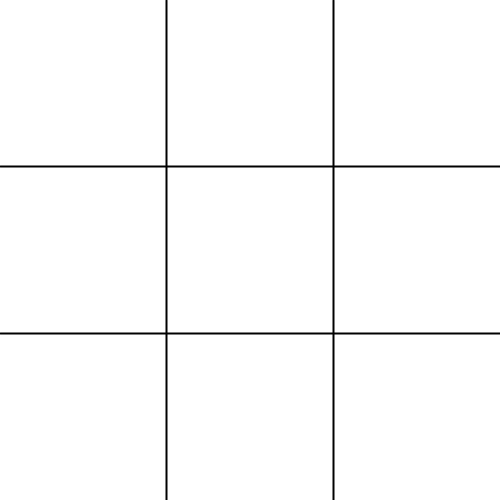
Frame 1 (no input)
Frame 60 (the mouse pressed at the canvas centre just before this capture): identical to frame 1, image omitted
Frame 120 (the mouse held since frame 60 and released just before this capture): identical to frame 1, image omitted

The Processing sketch that drew this single still picture (run headless with seeded random() and noise(); from frame 60 on, the mouse is pressed at the canvas centre):

// Processing sketch: tic_tac_toe
// ── tic_tac_toe.pde
import java.util.*;
PShape CIRCLE;
PShape CROSS;


void setup() {
  size(500, 500);
  background(255, 255, 255);
  ticTacToeBoard();

}

void draw() {
  gameLogic();
  keyPressed();
  System.out.println("Press a number from 0 to 8");  
}

// ── board.pde
public void gameLogic() {

}
  
void keyPressed() {
  PShape circle;
  circle = createShape(ELLIPSE, 70, 70, 150, 150);
  
     char[][] gameBoard = new char[3][3];
     for(int row = 0; row<3; row++)
       for(int col = 0; col<3; col++)
         gameBoard[row][col] = ' ';

  switch(key) {
    case '0':
       gameBoard[0][0] = 'O';
       shape(circle, 10, 10);
       System.out.println(gameBoard[0][0]);
       delay(50);
       break;
    case '1':
       gameBoard[0][1] = 'O';
       shape(circle, 160, 10);
       System.out.println(gameBoard[0][1]);
       delay(50);
       break;
    case '2':
       gameBoard[0][2] = 'O';
       shape(circle, 350, 10);
       System.out.println(gameBoard[0][2]);
       delay(50);
       break;
    case '3':
       gameBoard[1][0] = 'O';
       shape(circle, 100, 100);
       System.out.println(gameBoard[1][0]);
       delay(50);
       break;
    case '4':
       gameBoard[1][1] = 'O';
       shape(circle, 200, 200);
       System.out.println(gameBoard[1][1]);
       delay(50);
       break;
    case '5':
       gameBoard[1][2] = 'O';
       shape(circle, 100, 100);
       System.out.println(gameBoard[1][2]);
       delay(50);
       break;
    case '6':
       gameBoard[2][0] = 'O';
       shape(circle, 100, 100);
       System.out.println(gameBoard[2][0]);
       delay(50);
       break;
    case '7':
       gameBoard[2][1] = 'O';
       shape(circle, 100, 100);
       System.out.println(gameBoard[2][1]);
       delay(50);
       break;
    case '8':
       gameBoard[2][2] = 'O';
       shape(circle, 300, 300);
       System.out.println(gameBoard[2][2]);
       delay(50);
       break;
    default:             // catches numbers outside of 0-8
       println("Incorrect key pressed! Please select a key between 0-8"); 
       break;
  }
  }

// ── constants.pde
  public PShape circle;
  public int[][] gameBoard = new int[3][3];     
  public int moveTokenO = 0;
  public int moveTokenX = 1;
  public int computerMove;
  public boolean playerCurrentTurn;
  public int computerTurnXCoord = new Random().nextInt(gameBoard.length);
  public int computerTurnYCoord = new Random().nextInt(gameBoard.length);
  public int counter = 0; 
  public boolean hasGameEnded;

// ── shapes.pde
void ticTacToeBoard() {
  strokeWeight(2);
  line(width/3, 0, width/3, height); // first vertical line
  line(0, height/3, width, height/3); // first horizontal line
  line(width * 2/3, 0, height * 2/3, width); // second vertical line
  line(0, height * 2/3, width, height * 2/3); // second horizontal line
}

void CIRCLE() {
   CIRCLE = createShape(ELLIPSE, 70, 70, 200, 200);
}
   
void CROSS() {
  line(0,0,165,165);
  line(165,0,0,165);
}
